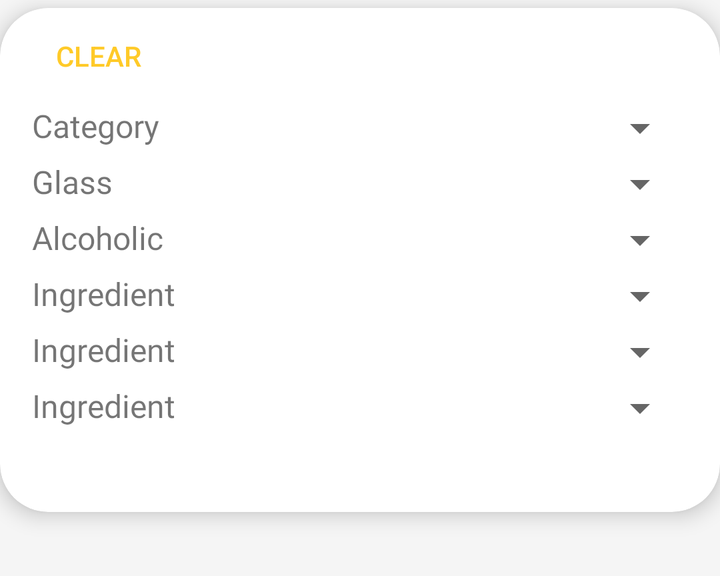
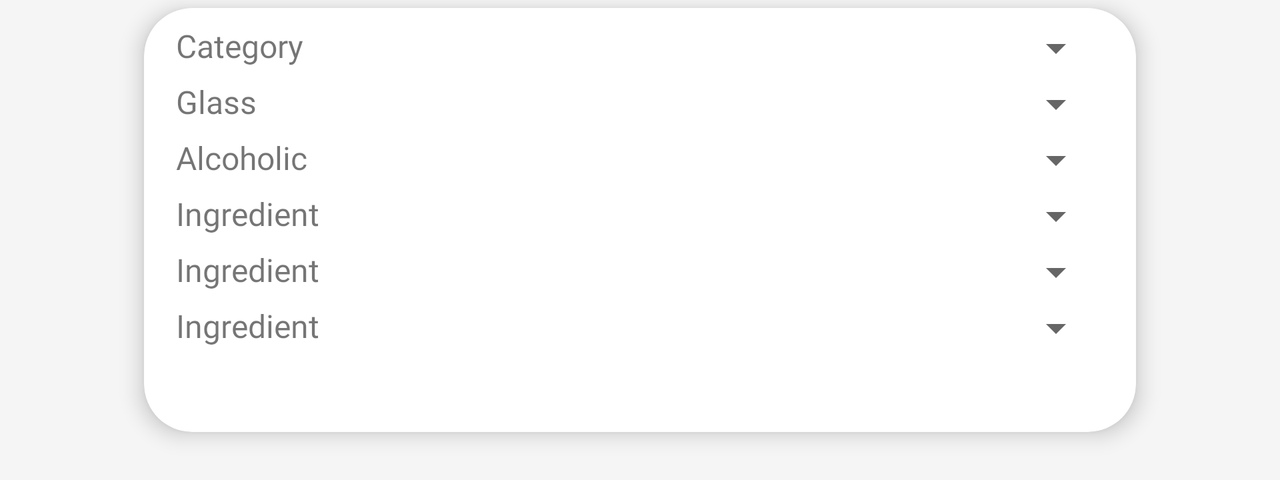

The same Android screen from two of the app's own layout files: first res/layout/ as a phone draws it, then the repository's variant for another configuration, drawn on a device whose configuration selects that folder. Both files follow.
<!-- AndroidManifest.xml: application theme AppTheme -->
<!-- res/layout/filters_layout.xml -->
<?xml version="1.0" encoding="utf-8"?>
<android.support.v7.widget.CardView
		xmlns:android="http://schemas.android.com/apk/res/android"
		xmlns:tools="http://schemas.android.com/tools"
		xmlns:app="http://schemas.android.com/apk/res-auto"
		android:background="@color/white"
		android:layout_width="match_parent"
		android:layout_height="wrap_content"
		android:layout_marginTop="@dimen/padding_tiny"
		android:layout_marginBottom="@dimen/padding_double"
		android:layout_marginStart="@dimen/padding_zero"
		android:layout_marginEnd="@dimen/padding_zero"
		android:paddingBottom="@dimen/padding_small"
		app:cardElevation="@dimen/panel_elevation"
		app:cardCornerRadius="@dimen/panel_corner_radius">

<LinearLayout
		android:id="@+id/filters_panel"
		android:layout_width="match_parent"
		android:layout_height="wrap_content"
		android:paddingStart="@dimen/padding_standard"
		android:paddingEnd="@dimen/padding_standard"
		android:orientation="vertical"
		tools:visibility="visible">

	<LinearLayout
			android:layout_width="match_parent"
			android:layout_height="wrap_content"
			android:gravity="start"
			android:orientation="horizontal">

		<Button
				style="?android:attr/buttonBarButtonStyle"
				android:id="@+id/btn_close"
				android:layout_width="wrap_content"
				android:layout_height="wrap_content"
				android:visibility="gone"
				android:text="@string/btn_close"/>
		<Button
				style="?android:attr/buttonBarButtonStyle"
				android:id="@+id/btn_clear"
				android:layout_width="wrap_content"
				android:layout_height="wrap_content"
				android:text="@string/btn_clear"/>

		<TextView
				android:id="@+id/txtFiltersInstructions"
				android:layout_width="0dp"
				android:layout_height="wrap_content"
				android:layout_weight="1"
				android:drawableStart="@drawable/round_info_light_grey"
				android:drawableLeft="@drawable/round_info_light_grey"
				android:drawablePadding="@dimen/padding_small"
				android:paddingStart="@dimen/padding_standard"
				android:paddingEnd="@dimen/padding_standard"
				android:layout_gravity="start|center"
				android:visibility="gone"
				android:text="@string/pull_to_close"
				android:textColor="@color/light_grey"
				android:textSize="@dimen/text_size_medium"
				/>

	</LinearLayout>

	<LinearLayout
			android:layout_width="match_parent"
			android:layout_height="wrap_content"
			android:orientation="horizontal">

		<TextView
				android:layout_width="@dimen/filters_label_width"
				android:layout_height="wrap_content"
				android:fontFamily="@font/product_sans_regular"
				android:textSize="@dimen/text_size_xmedium"
				android:text="@string/category"
				/>

		<Spinner
				android:id="@+id/filter_categories"
				android:layout_width="match_parent"
				android:layout_height="wrap_content"
				/>
	</LinearLayout>

	<LinearLayout
			android:layout_width="match_parent"
			android:layout_height="wrap_content"
			android:paddingTop="@dimen/padding_tiny"
			android:orientation="horizontal">

		<TextView
				android:layout_width="@dimen/filters_label_width"
				android:layout_height="wrap_content"
				android:fontFamily="@font/product_sans_regular"
				android:textSize="@dimen/text_size_xmedium"
				android:text="@string/glass"
				/>

		<Spinner
				android:id="@+id/filter_glass"
				android:layout_width="match_parent"
				android:layout_height="wrap_content"
				/>
	</LinearLayout>

	<LinearLayout
			android:layout_width="match_parent"
			android:layout_height="wrap_content"
			android:paddingTop="@dimen/padding_tiny"
			android:orientation="horizontal">

		<TextView
				android:layout_width="@dimen/filters_label_width"
				android:layout_height="wrap_content"
				android:fontFamily="@font/product_sans_regular"
				android:textSize="@dimen/text_size_xmedium"
				android:text="@string/alcoholic"
				/>

		<Spinner
				android:id="@+id/filter_alcoholic"
				android:layout_width="match_parent"
				android:layout_height="wrap_content"
				/>
	</LinearLayout>

	<LinearLayout
			android:layout_width="match_parent"
			android:layout_height="wrap_content"
			android:paddingTop="@dimen/padding_tiny"
			android:orientation="horizontal">

		<TextView
				android:layout_width="@dimen/filters_label_width"
				android:layout_height="wrap_content"
				android:fontFamily="@font/product_sans_regular"
				android:textSize="@dimen/text_size_xmedium"
				android:text="@string/ingredient"
				/>

		<Spinner
				android:id="@+id/filter_ingredients"
				android:layout_width="0dp"
				android:layout_height="wrap_content"
				android:layout_weight="1"
				/>
	</LinearLayout>

	<LinearLayout
			android:id="@+id/pnl_ingredient2"
			android:layout_width="match_parent"
			android:layout_height="wrap_content"
			android:paddingTop="@dimen/padding_tiny"
			android:orientation="horizontal"
			tools:visibility="visible"
			>

		<TextView
				android:layout_width="@dimen/filters_label_width"
				android:layout_height="wrap_content"
				android:fontFamily="@font/product_sans_regular"
				android:textSize="@dimen/text_size_xmedium"
				android:text="@string/ingredient"
				/>

		<Spinner
				android:id="@+id/filter_ingredients2"
				android:layout_width="match_parent"
				android:layout_height="wrap_content"
				/>
	</LinearLayout>

	<LinearLayout
			android:id="@+id/pnl_ingredient3"
			android:layout_width="match_parent"
			android:layout_height="wrap_content"
			android:paddingTop="@dimen/padding_tiny"
			android:orientation="horizontal"
			android:visibility="gone"
			tools:visibility="visible"
			>

		<TextView
				android:layout_width="@dimen/filters_label_width"
				android:layout_height="wrap_content"
				android:fontFamily="@font/product_sans_regular"
				android:textSize="@dimen/text_size_xmedium"
				android:text="@string/ingredient"
				/>

		<Spinner
				android:id="@+id/filter_ingredients3"
				android:layout_width="match_parent"
				android:layout_height="wrap_content"
				/>
	</LinearLayout>

	<View
			android:layout_width="wrap_content"
			android:layout_height="@dimen/panel_padding" />

</LinearLayout>
</android.support.v7.widget.CardView>
<!-- resources referenced by this layout -->
<resources>
  <color name="light_grey">#999999</color>
  <color name="white">#ffffff</color>
  <dimen name="filters_label_width">110dp</dimen>
  <dimen name="padding_double">32dp</dimen>
  <dimen name="padding_small">8dp</dimen>
  <dimen name="padding_standard">16dp</dimen>
  <dimen name="padding_tiny">4dp</dimen>
  <dimen name="padding_zero">0dp</dimen>
  <dimen name="panel_corner_radius">24dp</dimen>
  <dimen name="panel_elevation">6dp</dimen>
  <dimen name="panel_padding">40dp</dimen>
  <dimen name="text_size_medium">14sp</dimen>
  <dimen name="text_size_xmedium">16sp</dimen>
  <!-- drawable round_info_light_grey (drawable) -->
  <vector xmlns:android="http://schemas.android.com/apk/res/android"
  		  android:width="24dp"
  		  android:height="24dp"
  		  android:viewportWidth="24"
  		  android:viewportHeight="24">
  	<path
  			android:fillColor="#999999"
  			android:pathData="M12,2C6.48,2 2,6.48 2,12c0,5.52 4.48,10 10,10s10,-4.48 10,-10C22,6.48 17.52,2 12,2zM12,17L12,17c-0.55,0 -1,-0.45 -1,-1v-4c0,-0.55 0.45,-1 1,-1h0c0.55,0 1,0.45 1,1v4C13,16.55 12.55,17 12,17zM13,9h-2V7h2V9z"/>
  </vector>
  <string name="alcoholic">Alcoholic</string>
  <string name="btn_clear">Clear</string>
  <string name="btn_close">Close</string>
  <string name="category">Category</string>
  <string name="glass">Glass</string>
  <string name="ingredient">Ingredient</string>
  <string name="pull_to_close">Pull panel to close</string>
  <!-- from res/values-v27/ -->
  <style name="AppTheme" parent="Theme.AppCompat.Light.DarkActionBar">
  		<item name="colorPrimary">@color/colorPrimary</item>
  		<item name="colorPrimaryDark">@color/colorPrimaryDark</item>
  		<item name="colorAccent">@color/colorAccent</item>
  
  		<item name="windowActionBar">false</item>
  		<item name="windowNoTitle">true</item>
  		<item name="android:windowActionBarOverlay">true</item>
  
  		<item name="actionBarInsetStart">@dimen/padding_huge</item>
  
  		<item name="android:navigationBarColor">@color/background</item>
  		<item name="android:windowLightNavigationBar">true</item>
  
  		<item name="android:windowBackground">@color/background</item>
  	</style>
  <color name="colorPrimary">#ff1744</color>
  <color name="colorPrimaryDark">#c11335</color>
  <color name="colorAccent">#FFCA28</color>
  <dimen name="padding_huge">72dp</dimen>
  <color name="background">#f5f5f5</color>
</resources>
<!-- res/layout-land/filters_layout.xml (the repository's variant of the layout above) -->
<!-- drawn on the phone turned sideways -->
<?xml version="1.0" encoding="utf-8"?>
<android.support.v7.widget.CardView
		xmlns:android="http://schemas.android.com/apk/res/android"
		xmlns:tools="http://schemas.android.com/tools"
		xmlns:app="http://schemas.android.com/apk/res-auto"
		android:background="@color/white"
		android:layout_width="match_parent"
		android:layout_height="wrap_content"
		android:layout_marginTop="@dimen/padding_tiny"
		android:layout_marginStart="@dimen/padding_huge"
		android:layout_marginEnd="@dimen/padding_huge"
		android:layout_marginBottom="@dimen/padding_big"
		app:cardElevation="@dimen/panel_elevation"
		app:cardCornerRadius="@dimen/panel_corner_radius">

<LinearLayout
		android:id="@+id/filters_panel"
		android:layout_width="match_parent"
		android:layout_height="wrap_content"
		android:paddingStart="@dimen/padding_standard"
		android:paddingEnd="@dimen/padding_standard"
		android:orientation="vertical"
		tools:visibility="visible">

	<LinearLayout
			android:layout_width="match_parent"
			android:layout_height="wrap_content"
			android:paddingTop="@dimen/padding_small"
			android:orientation="horizontal">

		<TextView
				android:layout_width="@dimen/filters_label_width"
				android:layout_height="wrap_content"
				android:fontFamily="@font/product_sans_regular"
				android:textSize="@dimen/text_size_xmedium"
				android:text="@string/category"
				/>

		<Spinner
				android:id="@+id/filter_categories"
				android:layout_width="match_parent"
				android:layout_height="wrap_content"
				/>
	</LinearLayout>

	<LinearLayout
			android:layout_width="match_parent"
			android:layout_height="wrap_content"
			android:paddingTop="@dimen/padding_tiny"
			android:orientation="horizontal">

		<TextView
				android:layout_width="@dimen/filters_label_width"
				android:layout_height="wrap_content"
				android:fontFamily="@font/product_sans_regular"
				android:textSize="@dimen/text_size_xmedium"
				android:text="@string/glass"
				/>

		<Spinner
				android:id="@+id/filter_glass"
				android:layout_width="match_parent"
				android:layout_height="wrap_content"
				/>
	</LinearLayout>

	<LinearLayout
			android:layout_width="match_parent"
			android:layout_height="wrap_content"
			android:paddingTop="@dimen/padding_tiny"
			android:orientation="horizontal">

		<TextView
				android:layout_width="@dimen/filters_label_width"
				android:layout_height="wrap_content"
				android:fontFamily="@font/product_sans_regular"
				android:textSize="@dimen/text_size_xmedium"
				android:text="@string/alcoholic"
				/>

		<Spinner
				android:id="@+id/filter_alcoholic"
				android:layout_width="match_parent"
				android:layout_height="wrap_content"
				/>
	</LinearLayout>

	<LinearLayout
			android:layout_width="match_parent"
			android:layout_height="wrap_content"
			android:paddingTop="@dimen/padding_tiny"
			android:orientation="horizontal">

		<TextView
				android:layout_width="@dimen/filters_label_width"
				android:layout_height="wrap_content"
				android:fontFamily="@font/product_sans_regular"
				android:textSize="@dimen/text_size_xmedium"
				android:text="@string/ingredient"
				/>

		<Spinner
				android:id="@+id/filter_ingredients"
				android:layout_width="0dp"
				android:layout_height="wrap_content"
				android:layout_weight="1"
				/>
	</LinearLayout>

	<LinearLayout
			android:id="@+id/pnl_ingredient2"
			android:layout_width="match_parent"
			android:layout_height="wrap_content"
			android:paddingTop="@dimen/padding_tiny"
			android:orientation="horizontal"
			tools:visibility="visible"
			>

		<TextView
				android:layout_width="@dimen/filters_label_width"
				android:layout_height="wrap_content"
				android:fontFamily="@font/product_sans_regular"
				android:textSize="@dimen/text_size_xmedium"
				android:text="@string/ingredient"
				/>

		<Spinner
				android:id="@+id/filter_ingredients2"
				android:layout_width="match_parent"
				android:layout_height="wrap_content"
				/>
	</LinearLayout>

	<LinearLayout
			android:id="@+id/pnl_ingredient3"
			android:layout_width="match_parent"
			android:layout_height="wrap_content"
			android:paddingTop="@dimen/padding_tiny"
			android:visibility="gone"
			android:orientation="horizontal"
			tools:visibility="visible"
			>

		<TextView
				android:layout_width="@dimen/filters_label_width"
				android:layout_height="wrap_content"
				android:fontFamily="@font/product_sans_regular"
				android:textSize="@dimen/text_size_xmedium"
				android:text="@string/ingredient"
				/>

		<Spinner
				android:id="@+id/filter_ingredients3"
				android:layout_width="match_parent"
				android:layout_height="wrap_content"
				/>
	</LinearLayout>

	<LinearLayout
			android:layout_width="match_parent"
			android:layout_height="wrap_content"
			android:gravity="end"
			android:paddingBottom="@dimen/padding_standard"
			android:visibility="gone"
			android:orientation="horizontal">

		<TextView
				android:id="@+id/txtFiltersInstructions"
				android:layout_width="0dp"
				android:layout_height="wrap_content"
				android:layout_weight="1"
				android:drawableStart="@drawable/round_info_light_grey"
				android:drawableLeft="@drawable/round_info_light_grey"
				android:drawablePadding="@dimen/padding_small"
				android:layout_gravity="start|center"
				android:visibility="gone"
				android:padding="@dimen/padding_small"
				android:text="@string/pull_to_close"
				android:textColor="@color/light_grey"
				android:textSize="@dimen/text_size_medium"
				/>

		<Button
				style="?android:attr/buttonBarButtonStyle"
				android:id="@+id/btn_close"
				android:layout_width="wrap_content"
				android:layout_height="wrap_content"
				android:visibility="gone"
				android:text="@string/btn_close"/>
		<Button
				style="?android:attr/buttonBarButtonStyle"
				android:id="@+id/btn_clear"
				android:layout_width="wrap_content"
				android:layout_height="wrap_content"
				android:text="@string/btn_clear"/>
	</LinearLayout>

	<View
			android:layout_width="wrap_content"
			android:layout_height="@dimen/panel_padding" />
</LinearLayout>
</android.support.v7.widget.CardView>
<!-- resources referenced by the variant -->
<!-- as the phone turned sideways resolves them -->
<resources>
  <color name="light_grey">#999999</color>
  <color name="white">#ffffff</color>
  <dimen name="filters_label_width">110dp</dimen>
  <dimen name="padding_big">24dp</dimen>
  <dimen name="padding_huge">72dp</dimen>
  <dimen name="padding_small">8dp</dimen>
  <dimen name="padding_standard">16dp</dimen>
  <dimen name="padding_tiny">4dp</dimen>
  <dimen name="panel_corner_radius">24dp</dimen>
  <dimen name="panel_elevation">6dp</dimen>
  <dimen name="panel_padding">40dp</dimen>
  <dimen name="text_size_medium">14sp</dimen>
  <dimen name="text_size_xmedium">16sp</dimen>
  <!-- drawable round_info_light_grey (drawable) -->
  <vector xmlns:android="http://schemas.android.com/apk/res/android"
  		  android:width="24dp"
  		  android:height="24dp"
  		  android:viewportWidth="24"
  		  android:viewportHeight="24">
  	<path
  			android:fillColor="#999999"
  			android:pathData="M12,2C6.48,2 2,6.48 2,12c0,5.52 4.48,10 10,10s10,-4.48 10,-10C22,6.48 17.52,2 12,2zM12,17L12,17c-0.55,0 -1,-0.45 -1,-1v-4c0,-0.55 0.45,-1 1,-1h0c0.55,0 1,0.45 1,1v4C13,16.55 12.55,17 12,17zM13,9h-2V7h2V9z"/>
  </vector>
  <string name="alcoholic">Alcoholic</string>
  <string name="btn_clear">Clear</string>
  <string name="btn_close">Close</string>
  <string name="category">Category</string>
  <string name="glass">Glass</string>
  <string name="ingredient">Ingredient</string>
  <string name="pull_to_close">Pull panel to close</string>
  <!-- from res/values-v27/ -->
  <style name="AppTheme" parent="Theme.AppCompat.Light.DarkActionBar">
  		<item name="colorPrimary">@color/colorPrimary</item>
  		<item name="colorPrimaryDark">@color/colorPrimaryDark</item>
  		<item name="colorAccent">@color/colorAccent</item>
  
  		<item name="windowActionBar">false</item>
  		<item name="windowNoTitle">true</item>
  		<item name="android:windowActionBarOverlay">true</item>
  
  		<item name="actionBarInsetStart">@dimen/padding_huge</item>
  
  		<item name="android:navigationBarColor">@color/background</item>
  		<item name="android:windowLightNavigationBar">true</item>
  
  		<item name="android:windowBackground">@color/background</item>
  	</style>
  <color name="colorPrimary">#ff1744</color>
  <color name="colorPrimaryDark">#c11335</color>
  <color name="colorAccent">#FFCA28</color>
  <color name="background">#f5f5f5</color>
</resources>
